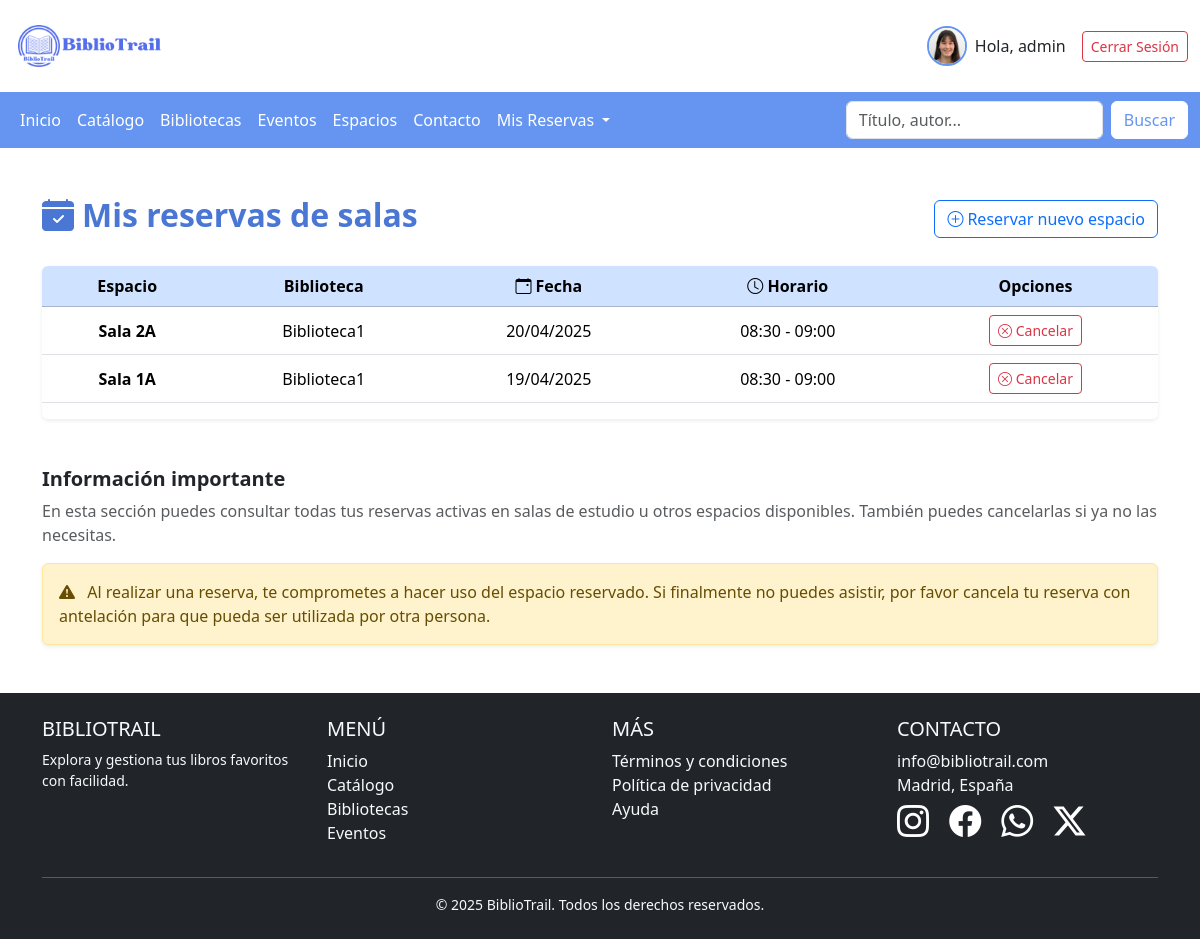
The app's page /reservas/mis-espacios/ (signed in) with its own data.
### autenticacion/models.py (models this page shows, shortened)
class PerfilUsuario(models.Model):
    user = models.OneToOneField(User, on_delete=models.CASCADE, related_name="perfil")
    nombre = models.CharField(max_length=200, blank=True, null=True)
    apellido = models.CharField(max_length=200, blank=True, null=True)
    email = models.EmailField(max_length=500, blank=True, null=True)
    username = models.CharField(max_length=200, blank=True, null=True)
    dni = models.CharField(max_length=9, unique=True, blank=True, null=True, help_text="Ingrese su DNI")
    sexo = models.CharField(max_length=6, choices=[('M', 'Hombre'), ('F', 'Mujer')], blank=True, null=True)
    direccion = models.TextField(max_length=250, blank=True, null=True, help_text="Ingrese la dirección de su domicilio")
    codigo_postal = models.CharField(max_length=5, blank=True, null=True)
    ciudad = models.CharField(max_length=40, blank=True, null=True)
    provincia = models.CharField(max_length=40, blank=True, null=True)
    avatar = models.ImageField(null=True,blank=True , default="avatar.svg")
    bio = models.TextField(null=True)
    created = models.DateTimeField(auto_now_add=True)
    class Meta:
        ordering = ['created']
        verbose_name = "Perfil de usuario"
        verbose_name_plural = "Perfiles de usuarios"

### reservas/models.py (models this page shows, shortened)
class ReservaEspacio(models.Model):
    usuario = models.ForeignKey(PerfilUsuario, on_delete=models.CASCADE)
    espacio_id_remoto = models.PositiveIntegerField()
    titulo_espacio = models.CharField(max_length=200)
    biblioteca_origen = models.CharField(max_length=100)
    fecha = models.DateField()
    hora_inicio = models.TimeField()
    hora_fin = models.TimeField()
    class Meta:
        unique_together = ('espacio_id_remoto', 'biblioteca_origen', 'fecha', 'hora_inicio', 'hora_fin')

### reservas/views.py (the view)
# urls.py: path("mis-espacios/", views.mis_espacios, name="mis_espacios"),
@login_required
def mis_espacios(request):
    reservas = ReservaEspacio.objects.filter(usuario=request.user.perfil).order_by("-fecha", "-hora_inicio")
    return render(request, "reservas/mis_espacios.html", {
        "reservas": reservas
    })

### reservas/templates/reservas/mis_espacios.html (shortened to what this page needs)
{% extends "BibliotrailApp/base.html" %}
{% block content %}
<div class="container my-5">
  <div class="d-flex justify-content-between align-items-center mb-4">
    <h2 class="fw-bold" style="color: #4a77d4;">
      <i class="bi bi-calendar-check-fill me-2"></i>Mis reservas de salas
    </h2>
    <a href="{% url 'calendario_espacios' %}" class="btn btn-outline-primary">
      <i class="bi bi-plus-circle me-1"></i>Reservar nuevo espacio
    </a>
  </div>
  {% if reservas %}
    <div class="table-responsive rounded shadow-sm mb-4">
      <table class="table table-hover align-middle text-center bg-white">
        <thead class="table-primary text-dark">
          <tr>
            <th scope="col"></i> Espacio</th>
            <th scope="col"></i> Biblioteca</th>
            <th scope="col"><i class="bi bi-calendar-event"></i> Fecha</th>
            <th scope="col"><i class="bi bi-clock"></i> Horario</th>
            <th scope="col"></i> Opciones</th>
          </tr>
        </thead>
        <tbody>
          {% for reserva in reservas %}
            <tr class="align-middle">
              <td class="fw-semibold">{{ reserva.titulo_espacio }}</td>
              <td>{{ reserva.biblioteca_origen|title }}</td>
              <td>{{ reserva.fecha|date:"d/m/Y" }}</td>
              <td>{{ reserva.hora_inicio|time:"H:i" }} - {{ reserva.hora_fin|time:"H:i" }}</td>
              <td>
                <a href="{% url 'cancelar_reserva_espacio' reserva.id %}" class="btn btn-sm btn-outline-danger">
                  <i class="bi bi-x-circle"></i> Cancelar
                </a>
              </td>
            </tr>
          {% endfor %}
        </tbody>
      </table>
    </div>
  {% else %}
    <div class="alert alert-info text-center mt-4 p-4 shadow-sm" role="alert">
      <i class="bi bi-info-circle-fill me-2"></i>Aún no has reservado ningún espacio. Puedes hacer tu primera reserva desde el botón superior derecho.
    </div>
  {% endif %}
  <div class="mt-5">
    <h5 class="fw-semibold">Información importante</h5>
    <p class="text-muted">
      En esta sección puedes consultar todas tus reservas activas en salas de estudio u otros espacios disponibles.
      También puedes cancelarlas si ya no las necesitas.
    </p>
    <div class="alert alert-warning shadow-sm" role="alert">
      <i class="bi bi-exclamation-triangle-fill me-2"></i>
      Al realizar una reserva, te comprometes a hacer uso del espacio reservado.
      Si finalmente no puedes asistir, por favor cancela tu reserva con antelación para que pueda ser utilizada por otra persona.
    </div>
  </div>
</div>
{% endblock %}

### BibliotrailApp/templates/BibliotrailApp/base.html (shortened to what this page needs)
<!DOCTYPE html>
<html lang="en">
<head>
    {% load static %}
    <link href="https://cdn.jsdelivr.net/npm/bootstrap@5.3.3/dist/css/bootstrap.min.css" rel="stylesheet">
    <link rel="stylesheet" href="https://cdn.jsdelivr.net/npm/bootstrap-icons@1.11.3/font/bootstrap-icons.min.css">
    <link href="{% static 'BibliotrailApp/css/style.css' %}" rel="stylesheet">
</head>
<body>
    <header class="container-fluid py-3">
        <div class="row align-items-center">
            <div class="col-6 col-md-3">
                <img src="{% static 'BibliotrailApp/images/BiblioTrail.png' %}" alt="Logo BiblioTrail" class="img-fluid" style="max-width: 150px;">
            </div>
            <div class="col-6 col-md-9 text-end">
                <div class="d-flex flex-column flex-sm-row align-items-center justify-content-end gap-3">
                    {% if user.is_authenticated %}
                        <a href="{% url 'perfil' %}" class="d-flex align-items-center text-decoration-none text-dark">
                            <img src="{{request.user.perfil.avatar.url}}" alt="Avatar"
                                class="rounded-circle img-fluid" style="width: 40px; height: 40px; object-fit: cover; border: 2px solid #6595f0;">
                            <span class="ms-2 d-none d-sm-inline">Hola, {{ user.username }}</span>
                        </a>
                        <a href="{% url 'cerrar_sesion' %}" class="btn btn-outline-danger btn-sm">Cerrar Sesión</a>
                    {% else %}
                        <a href="{% url 'register' %}" class="btn btn-danger btn-sm">Registrarse</a>
                        <a href="{% url 'iniciar_sesion' %}" class="btn btn-outline-danger btn-sm">Iniciar Sesión</a>
                    {% endif %}
                </div>
            </div>
        </div>
    </header>
    <nav class="navbar navbar-expand-lg navbar-custom">
        <div class="container-fluid" >
            <div class="collapse navbar-collapse" id="navbarSupportedContent">
                <ul class="navbar-nav me-auto mb-2 mb-lg-0">
                    <li class="nav-item">
                        <a class="nav-link {% if request.path == '/' %} active {% endif %}" aria-current="page" href="{% url 'Inicio' %}">Inicio</a>
                    </li>
                    <li class="nav-item ">
                        <a class="nav-link {% if request.path == '/catalogo/' %} active {% endif %}" href="{% url 'Catalogo' %}">Catálogo</a>
                    </li>
                    <li class="nav-item">
                        <a class="nav-link {% if request.path == '/bibliotecas/' %} active {% endif %}" href="{% url 'Bibliotecas' %}">Bibliotecas</a>
                    </li>
                    <li class="nav-item">
                        <a class="nav-link {% if request.path == '/eventos/' %} active {% endif %}" href="{% url 'Eventos' %}">Eventos</a>
                    </li>
                    <li class="nav-item">
                        <a class="nav-link {% if request.path == '/espacios/' %} active {% endif %}" href="{% url 'calendario_espacios' %}">Espacios</a>
                    </li>
                    <li class="nav-item">
                        <a class="nav-link {% if request.path == '/contacto/' %} active {% endif %}" href="{% url 'Contacto' %}">Contacto</a>
                    </li>
                    <li class="nav-item dropdown">
                        <a class="nav-link dropdown-toggle" href="{% url 'Reservas' %}" role="button" data-bs-toggle="dropdown" aria-expanded="false">
                            Mis Reservas
                        </a>
                    </li>
                </ul>
                <form class="d-flex" role="search" action="{% url 'buscar-libros' %}" method="get">
                    <input class="form-control me-2" name="q" type="search" placeholder="Título, autor..." value="{{ request.GET.q }}" aria-label="Buscar">
                    <button class="btn custom-search-btn" type="submit">Buscar</button>
                </form>
            </div>
        </div>
    </nav>
     {% block content %}
     {% endblock %}
    <footer class="bg-dark text-light py-4 mt-5">
        <div class="container">
            <div class="row text-center text-md-start">
                <div class="col-md-3 mb-4 mb-md-0">
                    <h5 class="text-uppercase">BiblioTrail</h5>
                    <p class="small">Explora y gestiona tus libros favoritos con facilidad.</p>
                </div>
                <div class="col-md-3 mb-4 mb-md-0">
                    <h5 class="text-uppercase">Menú</h5>
                    <ul class="list-unstyled">
                        <li><a href="{% if request.path == '/' %} # {% else %} {% url 'Inicio' %} {% endif %}" class="text-light text-decoration-none">Inicio</a></li>
                        <li><a href="{% url 'Catalogo' %}" class="text-light text-decoration-none">Catálogo</a></li>
                        <li><a href="{% url 'Bibliotecas' %}" class="text-light text-decoration-none">Bibliotecas</a></li>
                        <li><a href="{% url 'Eventos' %}" class="text-light text-decoration-none">Eventos</a></li>
                    </ul>
                </div>
                <div class="col-md-3 mb-4 mb-md-0">
                    <h5 class="text-uppercase">Más</h5>
                    <ul class="list-unstyled">
                        <li><a href="#" class="text-light text-decoration-none">Términos y condiciones</a></li>
                        <li><a href="#" class="text-light text-decoration-none">Política de privacidad</a></li>
                        <li><a href="#" class="text-light text-decoration-none">Ayuda</a></li>
                    </ul>
                </div>
                <div class="col-md-3">
                    <h5 class="text-uppercase">Contacto</h5>
                    <ul class="list-unstyled">
                        <li> info@bibliotrail.com</li>
                        <li> Madrid, España</li>
                        <a href="#" class="text-decoration-none text-white"><i class="bi bi-instagram fs-2 me-3"></i></a>
                        <a href="#" class="text-decoration-none text-white"><i class="bi bi-facebook fs-2 me-3"></i></a>
                        <a href="#" class="text-decoration-none text-white"><i class="bi bi-whatsapp fs-2 me-3"></i></a>
                        <a href="#" class="text-decoration-none text-white"><i class="bi bi-twitter-x fs-2 me-3"></i></a>
                    </ul>
                </div>
            </div>
            <hr class="bg-light">
            <div class="text-center">
                <p class="small mb-0">&copy; 2025 BiblioTrail. Todos los derechos reservados.</p>
            </div>
        </div>
    </footer>
</body>
</html>

### BibliotrailApp/static/BibliotrailApp/css/style.css (style rules this page uses)
.navbar-custom { background-color: #6595f0 !important; }
.navbar-custom .navbar-nav .nav-link { color: white !important; }
.custom-search-btn { color: #6595f0; background-color: white; border-color: white; }

### records on screen
ReservaEspacio: titulo_espacio "Sala 2A", biblioteca_origen "Biblioteca1", fecha "20/04/2025", hora_inicio "08:30", hora_fin "09:00"
ReservaEspacio: titulo_espacio "Sala 1A", biblioteca_origen "Biblioteca1", fecha "19/04/2025", hora_inicio "08:30", hora_fin "09:00"

### other values on screen
{{ user.username }} "admin"
